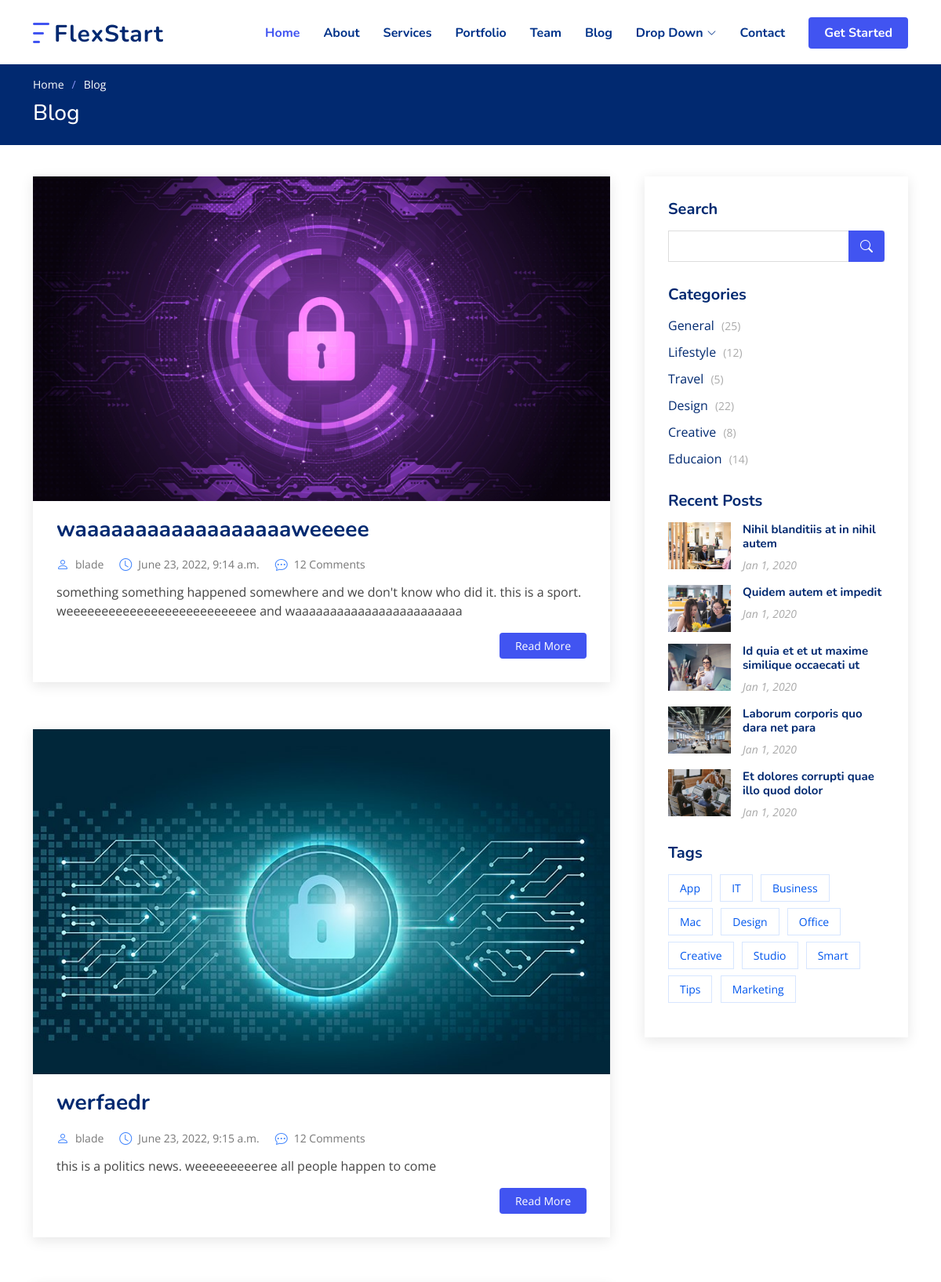
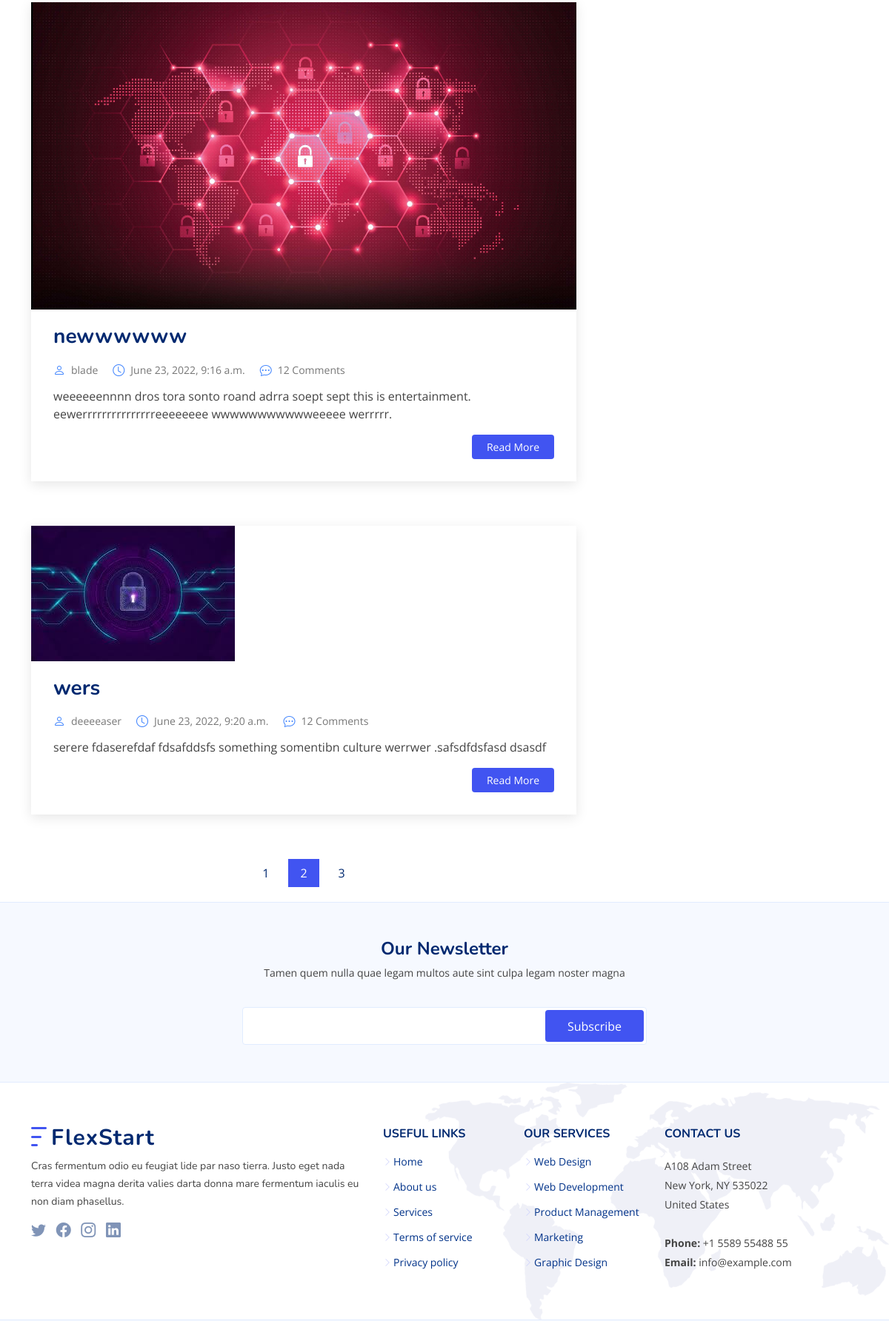
Screenshot of /blog/ (upper part) with the database file from the repository (2 pictures, top to bottom).
### organization/models.py (models this page shows, shortened)
class Post(models.Model):
    title = models.CharField(max_length=100)
    describe = models.TextField()
    image = models.ImageField()
    Catagory = models.ForeignKey("Catagory", on_delete=models.CASCADE)
    author = models.ForeignKey(User, on_delete=models.CASCADE)
    date = models.DateTimeField(auto_now_add=True)

### organization/views.py (the view)
# urls.py: path('blog/', views.blog, name='blog_url'),
def blog(request):
    news = Post.objects.all()
    return render(request,'blog.html',{'news': news})

### organization/templates/blog.html (shortened to what this page needs)
<!DOCTYPE html>
{% load static %}
<html lang="en">
{% include 'head.html' %}
<body>
  {% include 'header.html' %}
  <main id="main">
    <section class="breadcrumbs">
      <div class="container">
        <ol>
          <li><a href="index.html">Home</a></li>
          <li>Blog</li>
        </ol>
        <h2>Blog</h2>
      </div>
    </section>
    <section id="blog" class="blog">
      <div class="container" data-aos="fade-up">
        <div class="row">
          <div class="col-lg-8 entries">
            {% for post in news %}
            <article class="entry">
              <div class="entry-img">
                <img src="{{post.image.url}}" alt="" class="img-fluid">
              </div>
              <h2 class="entry-title">
                <a href="blog-single.html">{{post.title}}</a>
              </h2>
              <div class="entry-meta">
                <ul>
                  <li class="d-flex align-items-center"><i class="bi bi-person"></i> <a href="blog-single.html">{{post.author}}</a></li>
                  <li class="d-flex align-items-center"><i class="bi bi-clock"></i> <a href="blog-single.html"><time datetime="2020-01-01">{{post.date}}</time></a></li>
                  <li class="d-flex align-items-center"><i class="bi bi-chat-dots"></i> <a href="blog-single.html">12 Comments</a></li>
                </ul>
              </div>
              <div class="entry-content">
                <p>
                  {{post.describe}}
                </p>
                <div class="read-more">
                  <a href="{% url 'blogsingle_url' post.id %}">Read More</a>
                </div>
              </div>
            </article>
          {% endfor %}
            <div class="blog-pagination">
              <ul class="justify-content-center">
                <li><a href="#">1</a></li>
                <li class="active"><a href="#">2</a></li>
                <li><a href="#">3</a></li>
              </ul>
            </div>
          </div>
          <div class="col-lg-4">
            <div class="sidebar">
              <h3 class="sidebar-title">Search</h3>
              <div class="sidebar-item search-form">
                <form action="">
                  <input type="text">
                  <button type="submit"><i class="bi bi-search"></i></button>
                </form>
              </div>
              <h3 class="sidebar-title">Categories</h3>
              <div class="sidebar-item categories">
                <ul>
                  <li><a href="#">General <span>(25)</span></a></li>
                  <li><a href="#">Lifestyle <span>(12)</span></a></li>
                  <li><a href="#">Travel <span>(5)</span></a></li>
                  <li><a href="#">Design <span>(22)</span></a></li>
                  <li><a href="#">Creative <span>(8)</span></a></li>
                  <li><a href="#">Educaion <span>(14)</span></a></li>
                </ul>
              </div>
              <h3 class="sidebar-title">Recent Posts</h3>
              <div class="sidebar-item recent-posts">
                <div class="post-item clearfix">
                  <img src="{% static 'assets/img/blog/blog-recent-1.jpg' %}" alt="">
                  <h4><a href="blog-single.html">Nihil blanditiis at in nihil autem</a></h4>
                  <time datetime="2020-01-01">Jan 1, 2020</time>
                </div>
                <div class="post-item clearfix">
                  <img src="{% static 'assets/img/blog/blog-recent-2.jpg' %}" alt="">
                  <h4><a href="blog-single.html">Quidem autem et impedit</a></h4>
                  <time datetime="2020-01-01">Jan 1, 2020</time>
                </div>
                <div class="post-item clearfix">
                  <img src="{% static 'assets/img/blog/blog-recent-3.jpg' %}" alt="">
                  <h4><a href="blog-single.html">Id quia et et ut maxime similique occaecati ut</a></h4>
                  <time datetime="2020-01-01">Jan 1, 2020</time>
                </div>
                <div class="post-item clearfix">
                  <img src="{% static 'assets/img/blog/blog-recent-4.jpg' %}" alt="">
                  <h4><a href="blog-single.html">Laborum corporis quo dara net para</a></h4>
                  <time datetime="2020-01-01">Jan 1, 2020</time>
                </div>
                <div class="post-item clearfix">
                  <img src="{% static 'assets/img/blog/blog-recent-5.jpg' %}" alt="">
                  <h4><a href="blog-single.html">Et dolores corrupti quae illo quod dolor</a></h4>
                  <time datetime="2020-01-01">Jan 1, 2020</time>
                </div>
              </div>
              <h3 class="sidebar-title">Tags</h3>
              <div class="sidebar-item tags">
                <ul>
                  <li><a href="#">App</a></li>
                  <li><a href="#">IT</a></li>
                  <li><a href="#">Business</a></li>
                  <li><a href="#">Mac</a></li>
                  <li><a href="#">Design</a></li>
                  <li><a href="#">Office</a></li>
                  <li><a href="#">Creative</a></li>
                  <li><a href="#">Studio</a></li>
                  <li><a href="#">Smart</a></li>
                  <li><a href="#">Tips</a></li>
                  <li><a href="#">Marketing</a></li>
                </ul>
              </div>
            </div>
          </div>
        </div>
      </div>
    </section>
  </main>
{% include 'footer.html' %}
</body>
</html>

### organization/templates/head.html (shortened to what this page needs)
{% load static %}
<head>
    <link href="{% static 'assets/vendor/aos/aos.css' %}" rel="stylesheet">
    <link href="{% static 'assets/vendor/bootstrap/css/bootstrap.min.css' %}" rel="stylesheet">
    <link href="{% static 'assets/vendor/bootstrap-icons/bootstrap-icons.css' %}" rel="stylesheet">
    <link href="{% static 'assets/vendor/glightbox/css/glightbox.min.css' %}" rel="stylesheet">
    <link href="{% static 'assets/vendor/remixicon/remixicon.css' %}" rel="stylesheet">
    <link href="{% static 'assets/vendor/swiper/swiper-bundle.min.css' %}" rel="stylesheet">
    <link href="{% static 'assets/css/style.css' %}" rel="stylesheet">
  </head>

### organization/templates/header.html (shortened to what this page needs)
{% load static %}
<header id="header" class="header fixed-top">
    <div class="container-fluid container-xl d-flex align-items-center justify-content-between">
      <a href="index.html" class="logo d-flex align-items-center">
        <img src="{% static 'assets/img/logo.png' %}" alt="">
        <span>FlexStart</span>
      </a>
      <nav id="navbar" class="navbar">
        <ul>
          <li><a class="nav-link scrollto active" href="#hero">Home</a></li>
          <li><a class="nav-link scrollto" href="#about">About</a></li>
          <li><a class="nav-link scrollto" href="#services">Services</a></li>
          <li><a class="nav-link scrollto" href="#portfolio">Portfolio</a></li>
          <li><a class="nav-link scrollto" href="#team">Team</a></li>
          <li><a href="blog.html">Blog</a></li>
          <li class="dropdown"><a href="#"><span>Drop Down</span> <i class="bi bi-chevron-down"></i></a>
          </li>
          <li><a class="nav-link scrollto" href="#contact">Contact</a></li>
          <li><a class="getstarted scrollto" href="#about">Get Started</a></li>
        </ul>
      </nav>
    </div>
  </header>

### organization/templates/footer.html (shortened to what this page needs)
{% load static %}
<footer id="footer" class="footer">
    <div class="footer-newsletter">
      <div class="container">
        <div class="row justify-content-center">
          <div class="col-lg-12 text-center">
            <h4>Our Newsletter</h4>
            <p>Tamen quem nulla quae legam multos aute sint culpa legam noster magna</p>
          </div>
          <div class="col-lg-6">
            <form action="" method="post">
              <input type="email" name="email"><input type="submit" value="Subscribe">
            </form>
          </div>
        </div>
      </div>
    </div>
    <div class="footer-top">
      <div class="container">
        <div class="row gy-4">
          <div class="col-lg-5 col-md-12 footer-info">
            <a href="index.html" class="logo d-flex align-items-center">
              <img src="{% static 'assets/img/logo.png' %}" alt="">
              <span>FlexStart</span>
            </a>
            <p>Cras fermentum odio eu feugiat lide par naso tierra. Justo eget nada terra videa magna derita valies darta donna mare fermentum iaculis eu non diam phasellus.</p>
            <div class="social-links mt-3">
              <a href="#" class="twitter"><i class="bi bi-twitter"></i></a>
              <a href="#" class="facebook"><i class="bi bi-facebook"></i></a>
              <a href="#" class="instagram"><i class="bi bi-instagram"></i></a>
              <a href="#" class="linkedin"><i class="bi bi-linkedin"></i></a>
            </div>
          </div>
          <div class="col-lg-2 col-6 footer-links">
            <h4>Useful Links</h4>
            <ul>
              <li><i class="bi bi-chevron-right"></i> <a href="#">Home</a></li>
              <li><i class="bi bi-chevron-right"></i> <a href="#">About us</a></li>
              <li><i class="bi bi-chevron-right"></i> <a href="#">Services</a></li>
              <li><i class="bi bi-chevron-right"></i> <a href="#">Terms of service</a></li>
              <li><i class="bi bi-chevron-right"></i> <a href="#">Privacy policy</a></li>
            </ul>
          </div>
          <div class="col-lg-2 col-6 footer-links">
            <h4>Our Services</h4>
            <ul>
              <li><i class="bi bi-chevron-right"></i> <a href="#">Web Design</a></li>
              <li><i class="bi bi-chevron-right"></i> <a href="#">Web Development</a></li>
              <li><i class="bi bi-chevron-right"></i> <a href="#">Product Management</a></li>
              <li><i class="bi bi-chevron-right"></i> <a href="#">Marketing</a></li>
              <li><i class="bi bi-chevron-right"></i> <a href="#">Graphic Design</a></li>
            </ul>
          </div>
          <div class="col-lg-3 col-md-12 footer-contact text-center text-md-start">
            <h4>Contact Us</h4>
            <p>
              A108 Adam Street <br>
              New York, NY 535022<br>
              United States <br><br>
              <strong>Phone:</strong> +1 5589 55488 55<br>
              <strong>Email:</strong> info@example.com<br>
            </p>
          </div>
        </div>
      </div>
    </div>
  </footer>

### organization/templates/script.html (shortened to what this page needs)
{% load static %}

### rows the page displays
Post: image (picture), title "waaaaaaaaaaaaaaaaaaweeeee", author "blade", date "June 23, 2022, 9:14 a.m.", describe "something something happened somewhere and we don't know who did it. this is a sport. weeeeeeeeeeeeeeeeeeeeeeeeeee and waaaaaaaaaaaaaaaaaaaaaaaa"
Post: image (picture), title "werfaedr", author "blade", date "June 23, 2022, 9:15 a.m.", describe "this is a politics news. weeeeeeeeeree all people happen to come"
Post: image (picture), title "newwwwww", author "blade", date "June 23, 2022, 9:16 a.m.", describe "weeeeeennnn dros tora sonto roand adrra soept sept this is entertainment. eewerrrrrrrrrrrrrrreeeeeeee wwwwwwwwwwweeeee werrrrr."
Post: image (picture), title "wers", author "deeeeaser", date "June 23, 2022, 9:20 a.m.", describe "serere fdaserefdaf fdsafddsfs something somentibn culture werrwer .safsdfdsfasd dsasdf"
